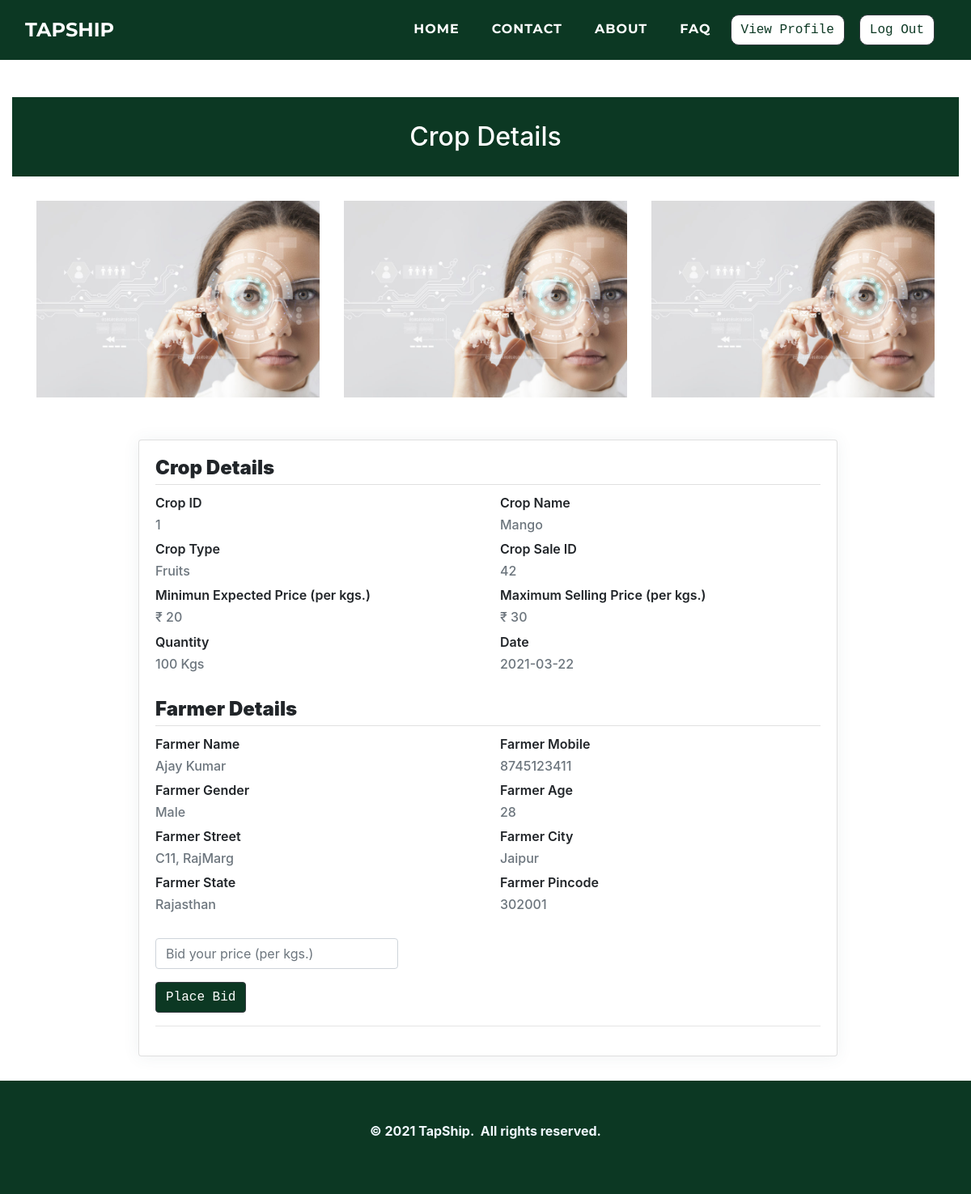
Page /customers/viewcrop.php?cr_id=42 (signed in) on the earlier database version.
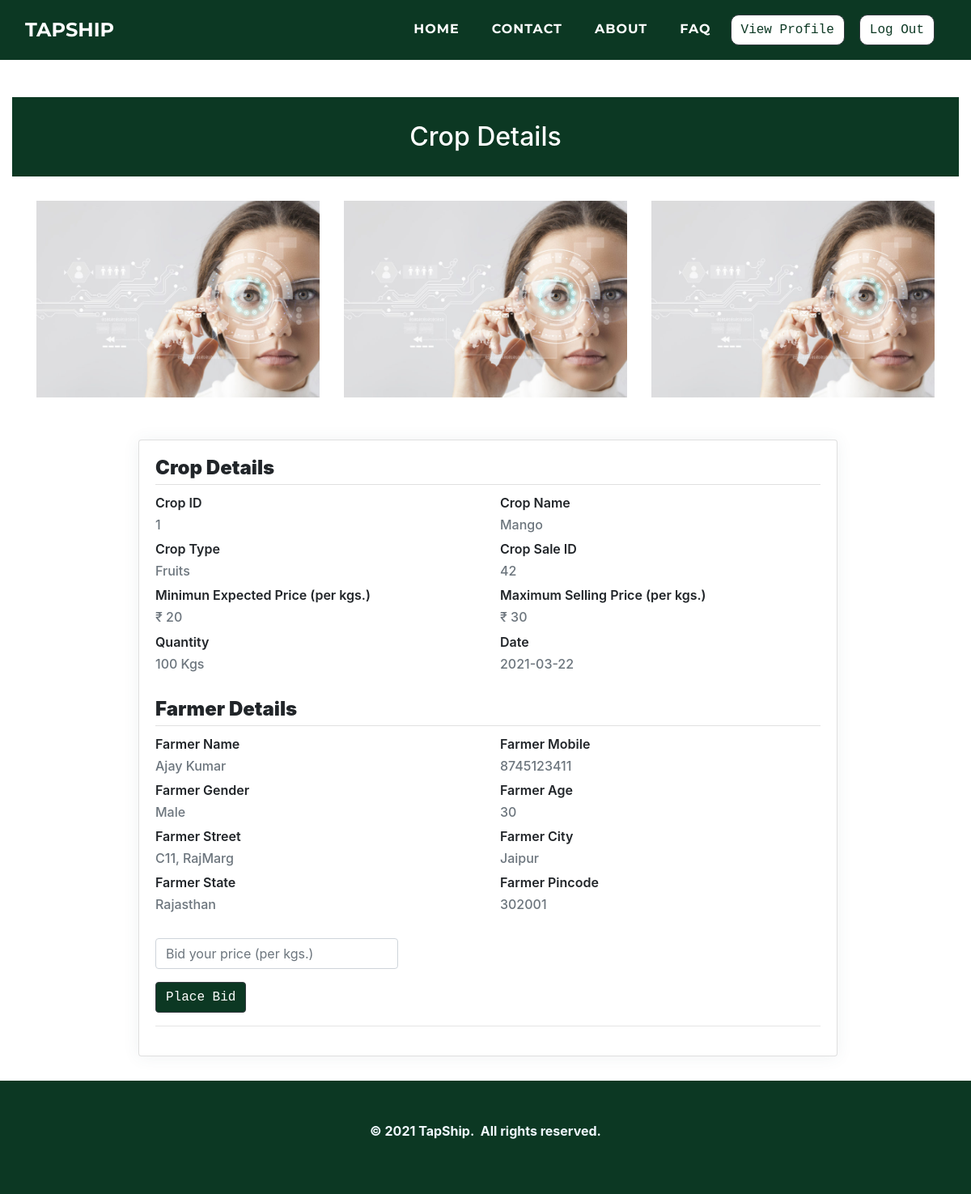
Same page on the later database version.
### tables this page shows
CREATE TABLE `cropsale` (
  `cr_id` int(11) NOT NULL,
  `cr_f_mobile` varchar(10) NOT NULL,
  `cr_cro_id` int(11) NOT NULL,
  `cr_quantity` varchar(10) NOT NULL,
  `cr_img1` varchar(500) NOT NULL,
  `cr_img2` varchar(500) NOT NULL,
  `cr_img3` varchar(500) NOT NULL,
  `cr_mep` varchar(10) NOT NULL,
  `cr_date` date NOT NULL,
  `cr_status` varchar(10) NOT NULL
);

CREATE TABLE `cropdetails` (
  `cro_id` int(11) NOT NULL,
  `cro_name` varchar(50) NOT NULL,
  `cro_type` varchar(25) NOT NULL,
  `cro_msp` float NOT NULL
);

CREATE TABLE `farmer` (
  `f_id` int(11) NOT NULL,
  `f_name` varchar(50) NOT NULL,
  `f_mobile` varchar(25) NOT NULL,
  `f_gender` varchar(25) NOT NULL,
  `f_age` varchar(10) NOT NULL,
  `f_street` varchar(50) NOT NULL,
  `f_city` varchar(25) NOT NULL,
  `f_state` varchar(25) NOT NULL,
  `f_pincode` varchar(10) NOT NULL,
  `f_aadhar` varchar(25) NOT NULL,
  `f_aadharpdf` varchar(500) NOT NULL,
  `f_pan` varchar(25) NOT NULL,
  `f_panpdf` varchar(500) NOT NULL,
  `f_photo` varchar(500) NOT NULL,
  `f_password` varchar(25) NOT NULL,
  `f_approve` varchar(10) NOT NULL,
  `f_bankholder` varchar(100) NOT NULL,
  `f_bankaccount` varchar(100) NOT NULL,
  `f_bankifsc` varchar(100) NOT NULL,
  `f_bankname` varchar(200) NOT NULL,
  `f_bankbranch` varchar(100) NOT NULL,
  `f_bankpassbook` varchar(200) NOT NULL
);

### customers/viewcrop.php (the view, shortened to what this page needs)
<!DOCTYPE html>
<html>
<head>
    <link rel="stylesheet" href="../assets/bootstrap/css/bootstrap.min.css">
    <link rel="stylesheet" href="../assets/fonts/font-awesome.min.css">
    <link rel="stylesheet" href="../assets/fonts/ionicons.min.css">
    <link rel="stylesheet" href="../assets/css/Article-List.css">
    <link rel="stylesheet" href="../assets/css/Footer-Dark.css">
    <link rel="stylesheet" href="../assets/css/Highlight-Blue.css">
    <link rel="stylesheet" href="https://cdnjs.cloudflare.com/ajax/libs/animate.css/3.5.2/animate.min.css">
    <link rel="stylesheet" href="https://cdnjs.cloudflare.com/ajax/libs/aos/2.2.0/aos.css">
    <link rel="stylesheet" href="../assets/css/Login-Form-Clean.css">
    <link rel="stylesheet" href="../assets/css/table-style.css">
    <link rel="stylesheet" href="../assets/css/profile.css">
    <link href='https://maxcdn.bootstrapcdn.com/bootstrap/4.0.0/css/bootstrap.min.css' rel='stylesheet'>
    <link href='https://cdnjs.cloudflare.com/ajax/libs/MaterialDesign-Webfont/3.6.95/css/materialdesignicons.css' rel='stylesheet'>
</head>
<body oncontextmenu='return false' class='snippet-body'>
    <div class="page-content page-container" id="page-content">
        <nav class="navbar navbar-light navbar-expand-lg fixed-top text-uppercase" id="mainNav" style="background: #0c3823;">
            <div class="container-fluid">
                <a class="navbar-brand js-scroll-trigger" data-bs-hover-animate="pulse" href="../index.php" style="font-family: Montserrat, sans-serif;">TAPSHIP</a>
                <div class="collapse navbar-collapse" id="navbarResponsive">
                    <ul class="nav navbar-nav ml-auto">
                        <li class="nav-item mx-0 mx-lg-1"><a class="nav-link py-3 px-0 px-lg-3 rounded js-scroll-trigger" data-bs-hover-animate="pulse" href="../index.php" style="filter: contrast(100%) grayscale(0%) hue-rotate(0deg) invert(0%) sepia(0%);">HOME</a></li>
                        <li class="nav-item mx-0 mx-lg-1"><a class="nav-link py-3 px-0 px-lg-3 rounded js-scroll-trigger" data-bs-hover-animate="pulse" href="../contact.php">CONTACT</a></li>
                        <li class="nav-item mx-0 mx-lg-1"><a class="nav-link py-3 px-0 px-lg-3 rounded js-scroll-trigger" data-bs-hover-animate="pulse" href="../about.php">ABOUT</a></li>
                        <li class="nav-item mx-0 mx-lg-1"><a class="nav-link py-3 px-0 px-lg-3 rounded js-scroll-trigger" data-bs-hover-animate="pulse" href="../faq.php">FAQ</a></li>
                        <li class="nav-item mx-0 mx-lg-1"><a href="../customers/profile.php"><button class="btn btn-dark text-monospace" data-bs-hover-animate="pulse" type="button" style="margin: 10px;background: rgb(255,255,255);color: #0c3823;margin-left: 0;border-radius: 10px;">View Profile</button></a></li>
                        <li class="nav-item mx-0 mx-lg-1"><a href="../customers/logout-script.php"><button class="btn btn-dark text-monospace" data-bs-hover-animate="pulse" type="button" style="margin: 10px;background: rgb(255,255,255);color: #0c3823;margin-left: 0;border-radius: 10px;">Log Out</button></a></li>
                    </ul>
                </div>
            </div>
        </nav>
        <div class="features-boxed">
            <div class="container-fluid" style="background: #ffffff;">
                <div class="intro" style="background: #0c3823;margin-top: 120px;margin-bottom: 30px;">
                    <h2 class="text-center" data-aos="fade" style="color: rgb(255,255,255);padding: 30px;margin-bottom: 0px;">Crop Details</h2>
                </div>
            </div>
        </div>
    </div>
    <?php
    $con = mysqli_connect("localhost", "root", "", "tapship");
    $cr_id = $_GET['cr_id'];
    $query = "SELECT CD.cro_id, CD.cro_name, CD.cro_type, CD.cro_msp, CS.cr_id, CS.cr_f_mobile, CS.cr_cro_id, CS.cr_quantity, CS.cr_mep, CS.cr_date, CS.cr_status, CS.cr_img1, CS.cr_img2, CS.cr_img3, f.f_name, f.f_mobile, f.f_gender, f.f_age, f.f_street, f.f_city, f.f_state, f.f_pincode
    FROM cropdetails CD, cropsale CS, farmer f where CD.cro_id=CS.cr_cro_id AND f.f_mobile=CS.cr_f_mobile AND CS.cr_id = $cr_id
    ORDER BY CS.cr_id DESC";
    $result = mysqli_query($con, $query);
    while ($res = mysqli_fetch_assoc($result)) {
        $cro_id =  $res['cro_id'];
        $cro_name =  $res['cro_name'];
        $cro_type =  $res['cro_type'];
        $cro_msp =  $res['cro_msp'];
        $cr_id = $res['cr_id'];
        $cr_quantity = $res['cr_quantity'];
        $cr_mep = $res['cr_mep'];
        $cr_date = $res['cr_date'];
        $cr_status = $res['cr_status'];
        $cr_img1 = $res['cr_img1'];
        $cr_img2 = $res['cr_img2'];
        $cr_img3 = $res['cr_img3'];
        $f_name = $res['f_name'];
        $f_mobile =  $res['f_mobile'];
        $f_gender = $res['f_gender'];
        $f_age = $res['f_age'];
        $f_street = $res['f_street'];
        $f_city = $res['f_city'];
        $f_state = $res['f_state'];
        $f_pincode = $res['f_pincode'];
    }
    ?>
    <div>
        <div class="container">
            <div class="row">
                <div class="col-lg-4 col-md-6 col-sm-12 col-xs-12 cust_blogteaser" data-bs-hover-animate="bounce" style="padding-bottom:20px;margin-bottom:32px;"><a href="#"><img class="img-fluid" style="width:100%;" src="../farmers/<?php echo  $cr_img1; ?>"></a>
                </div>
                <div class="col-lg-4 col-md-6 col-sm-12 col-xs-12 cust_blogteaser" style="padding-bottom:20px;margin-bottom:32px;"><a href="#"><img class="img-fluid" data-bs-hover-animate="bounce" style="width:100%;" src="../farmers/<?php echo  $cr_img2; ?>"></a>
                </div>
                <div class=" col-lg-4 col-md-12 col-sm-12 col-xs-12 cust_blogteaser" style="padding-bottom:20px;margin-bottom:32px;"><a href="#"><img class="img-fluid" data-bs-hover-animate="bounce" style="width:100%;" src="../farmers/<?php echo  $cr_img3; ?>"></a>
                </div>
            </div>
        </div>
        <div class="padding">
            <div class="row container d-flex justify-content-center">
                <div class="col-xl-12 col-md-12">
                    <div class="card user-card-full">
                        <div class="row m-l-0 m-r-0">
                            <div class="col-sm-12 col-md-12 col">
                                <div class="card-block">
                                    <h4 class="m-b-20 p-b-5 b-b-default f-w-600"><strong>Crop Details</strong></h4>
                                    <div class="row">
                                        <div class="col-sm-6">
                                            <p class="m-b-10 f-w-600">Crop ID</p>
                                            <h6 class="text-muted f-w-400"><?php echo "$cro_id" ?></h6>
                                        </div>
                                        <div class="col-sm-6">
                                            <p class="m-b-10 f-w-600">Crop Name</p>
                                            <h6 class="text-muted f-w-400"><?php echo "$cro_name" ?></h6>
                                        </div>
                                        <div class="col-sm-6">
                                            <p class="m-b-10 f-w-600">Crop Type</p>
                                            <h6 class="text-muted f-w-400"><?php echo "$cro_type" ?></h6>
                                        </div>
                                        <div class="col-sm-6">
                                            <p class="m-b-10 f-w-600">Crop Sale ID</p>
                                            <h6 class="text-muted f-w-400"><?php echo "$cr_id" ?></h6>
                                        </div>
                                        <div class="col-sm-6">
                                            <p class="m-b-10 f-w-600">Minimun Expected Price (per kgs.)</p>
                                            <h6 class="text-muted f-w-400"><?php echo "₹ $cr_mep" ?></h6>
                                        </div>
                                        <div class="col-sm-6">
                                            <p class="m-b-10 f-w-600">Maximum Selling Price (per kgs.)</p>
                                            <h6 class="text-muted f-w-400"><?php echo "₹ $cro_msp" ?></h6>
                                        </div>
                                        <div class="col-sm-6">
                                            <p class="m-b-10 f-w-600">Quantity</p>
                                            <h6 class="text-muted f-w-400"><?php echo "$cr_quantity Kgs" ?></h6>
                                        </div>
                                        <div class="col-sm-6">
                                            <p class="m-b-10 f-w-600">Date</p>
                                            <h6 class="text-muted f-w-400"><?php echo "$cr_date" ?></h6>
                                        </div>
                                    </div><br>
                                    <h4 class="m-b-20 p-b-5 b-b-default f-w-600"><strong>Farmer Details</strong></h4>
                                    <div class="row">
                                        <div class="col-sm-6">
                                            <p class="m-b-10 f-w-600">Farmer Name</p>
                                            <h6 class="text-muted f-w-400"><?php echo "$f_name" ?></h6>
                                        </div>
                                        <div class="col-sm-6">
                                            <p class="m-b-10 f-w-600">Farmer Mobile</p>
                                            <h6 class="text-muted f-w-400"><?php echo "$f_mobile" ?></h6>
                                        </div>
                                        <div class="col-sm-6">
                                            <p class="m-b-10 f-w-600">Farmer Gender</p>
                                            <h6 class="text-muted f-w-400"><?php echo "$f_gender" ?></h6>
                                        </div>
                                        <div class="col-sm-6">
                                            <p class="m-b-10 f-w-600">Farmer Age</p>
                                            <h6 class="text-muted f-w-400"><?php echo "$f_age" ?></h6>
                                        </div>
                                        <div class="col-sm-6">
                                            <p class="m-b-10 f-w-600">Farmer Street</p>
                                            <h6 class="text-muted f-w-400"><?php echo "$f_street" ?></h6>
                                        </div>
                                        <div class="col-sm-6">
                                            <p class="m-b-10 f-w-600">Farmer City</p>
                                            <h6 class="text-muted f-w-400"><?php echo "$f_city" ?></h6>
                                        </div>
                                        <div class="col-sm-6">
                                            <p class="m-b-10 f-w-600">Farmer State</p>
                                            <h6 class="text-muted f-w-400"><?php echo "$f_state" ?></h6>
                                        </div>
                                        <div class="col-sm-6">
                                            <p class="m-b-10 f-w-600">Farmer Pincode</p>
                                            <h6 class="text-muted f-w-400"><?php echo "$f_pincode" ?></h6>
                                        </div>
                                    </div><br>
                                    <?php
                                    if ($cr_status == 0 || 1) {
                                    ?>
                                        <form method="post" action="placebid.php?cr_id=<?php echo $cr_id; ?> " enctype="multipart/form-data">
                                            <div class="form-group"><input class="form-control" id="cropbid_bidprice" type="text" name="cropbid_bidprice" placeholder="Bid your price (per kgs.)" required="" autofocus="" style="width: 300px;"></div>
                                            <input name="submit" type="submit" class="btn btn-dark text-monospace  " style="background-color:#0c3823;" value=" Place Bid">
                                            <hr>
                                        </form>
                                    <?php
                                    }
                                    ?>
                                </div>
                            </div>
                        </div>
                    </div>
                </div>
            </div>
        </div>
    </div>
    <div class="footer-dark" style="background: rgb(12,56,35);">
        <footer>
            <div class="container-fluid">
                <p style="text-align: center;"><strong>© 2021 TapShip.&nbsp; All rights reserved.</strong><br></p>
            </div>
        </footer>
    </div>
</body>
</html>

### assets/css/Footer-Dark.css (style rules this page uses)
.footer-dark { padding: 50px 0; bottom: 0; color: #f0f9ff; background-color: #282d32; }

### assets/css/table-style.css (style rules this page uses)
body { margin:0; font-family: sans-serif; }
* { box-sizing: border-box; }

### assets/css/profile.css (style rules this page uses)
body { background-color: #f9f9fa; }
.padding { padding-left: 13%; padding-right: 10%; }
.card { border-radius: 5px; -webkit-box-shadow: 0 1px 20px 0 rgba(69, 90, 100, 0.08); box-shadow: 0 1px 20px 0 rgba(69, 90, 100, 0.08); border: none; margin-bottom: 30px; }
.m-r-0 { margin-right: 0px; }
.m-l-0 { margin-left: 0px; }
.card-block { padding: 1.25rem; }
h6 { font-size: 14px; }
.card .card-block p { line-height: 25px; }
.b-b-default { border-bottom: 1px solid #e0e0e0 }
.m-b-20 { margin-bottom: 10px; }
.p-b-5 { padding-bottom: 5px !important }
.m-b-10 { margin-bottom: 10px; }
.text-muted { color: #919aa3 !important; }
.f-w-600 { font-weight: 600; }
.p-b-5 { padding-bottom: 5px !important; }
.m-b-10 { margin-bottom: 5px; }

Differences in the rows shown:
changed cropsale "Mango": farmer.f_age "28" → "30"
